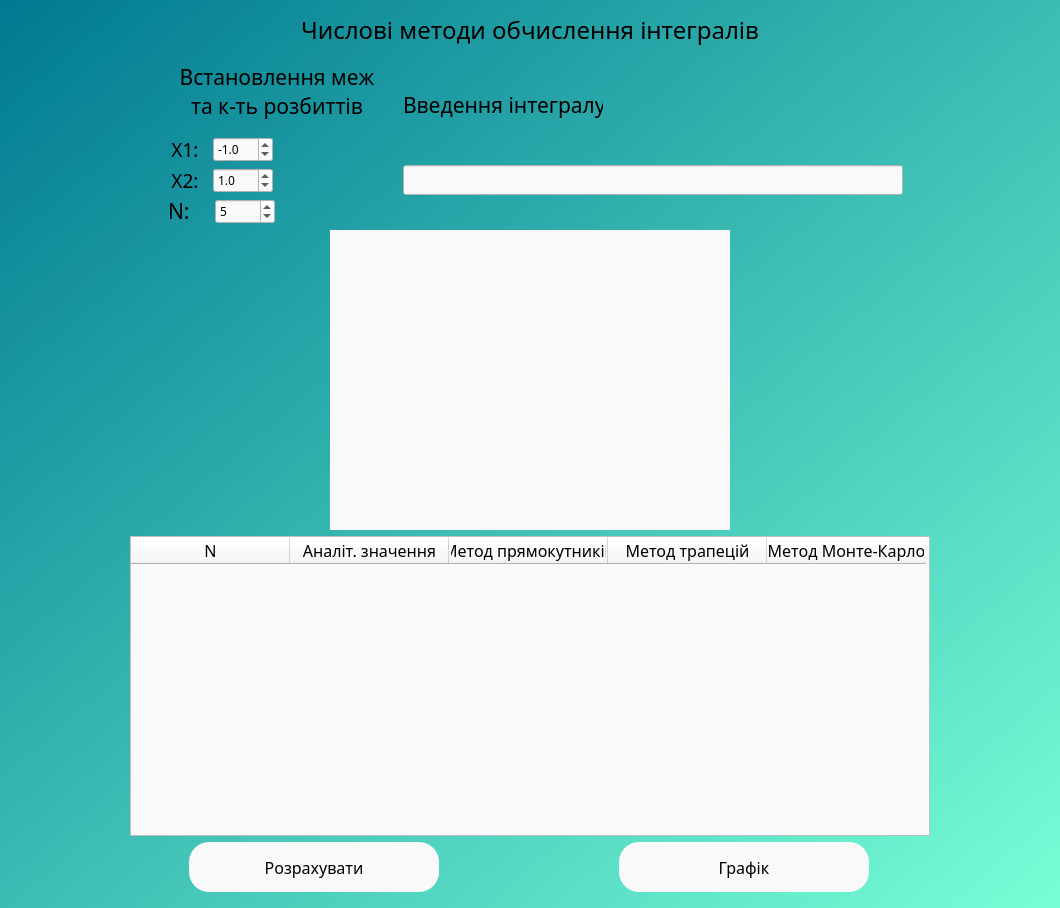
<?xml version="1.0" encoding="UTF-8"?>
<ui version="4.0">
 <class>MainWindow</class>
 <widget class="QMainWindow" name="MainWindow">
  <property name="geometry">
   <rect>
    <x>0</x>
    <y>0</y>
    <width>1060</width>
    <height>908</height>
   </rect>
  </property>
  <property name="font">
   <font>
    <family>Noto Sans SC</family>
   </font>
  </property>
  <property name="windowTitle">
   <string>MainWindow</string>
  </property>
  <property name="styleSheet">
   <string notr="true">background-color: qlineargradient(spread:pad, x1:0, y1:0, x2:1, y2:1, stop:0 rgba(0, 121, 145, 255), stop:1 rgba(120, 255, 214, 255));
font-family: Noto Sans SC;</string>
  </property>
  <widget class="QWidget" name="centralwidget">
   <layout class="QVBoxLayout" name="verticalLayout_4">
    <item>
     <spacer name="verticalSpacer">
      <property name="orientation">
       <enum>Qt::Orientation::Vertical</enum>
      </property>
      <property name="sizeHint" stdset="0">
       <size>
        <width>20</width>
        <height>40</height>
       </size>
      </property>
     </spacer>
    </item>
    <item>
     <widget class="QLabel" name="window_title">
      <property name="minimumSize">
       <size>
        <width>500</width>
        <height>30</height>
       </size>
      </property>
      <property name="font">
       <font>
        <family>Noto Sans SC</family>
        <pointsize>18</pointsize>
       </font>
      </property>
      <property name="styleSheet">
       <string notr="true">background: none;</string>
      </property>
      <property name="text">
       <string>Числові методи обчислення інтегралів</string>
      </property>
      <property name="alignment">
       <set>Qt::AlignmentFlag::AlignCenter</set>
      </property>
     </widget>
    </item>
    <item>
     <layout class="QHBoxLayout" name="horizontalLayout_4">
      <item>
       <spacer name="horizontalSpacer">
        <property name="orientation">
         <enum>Qt::Orientation::Horizontal</enum>
        </property>
        <property name="sizeHint" stdset="0">
         <size>
          <width>40</width>
          <height>20</height>
         </size>
        </property>
       </spacer>
      </item>
      <item>
       <layout class="QVBoxLayout" name="verticalLayout">
        <item>
         <widget class="QLabel" name="limits_title">
          <property name="minimumSize">
           <size>
            <width>240</width>
            <height>80</height>
           </size>
          </property>
          <property name="maximumSize">
           <size>
            <width>240</width>
            <height>80</height>
           </size>
          </property>
          <property name="font">
           <font>
            <family>Noto Sans SC</family>
            <pointsize>16</pointsize>
           </font>
          </property>
          <property name="styleSheet">
           <string notr="true">background: none;</string>
          </property>
          <property name="text">
           <string>Встановлення меж
та к-ть розбиттів</string>
          </property>
          <property name="scaledContents">
           <bool>false</bool>
          </property>
          <property name="alignment">
           <set>Qt::AlignmentFlag::AlignCenter</set>
          </property>
         </widget>
        </item>
        <item>
         <layout class="QHBoxLayout" name="horizontalLayout">
          <property name="spacing">
           <number>0</number>
          </property>
          <item>
           <widget class="QLabel" name="limit_x1">
            <property name="minimumSize">
             <size>
              <width>30</width>
              <height>20</height>
             </size>
            </property>
            <property name="maximumSize">
             <size>
              <width>30</width>
              <height>20</height>
             </size>
            </property>
            <property name="font">
             <font>
              <family>Noto Sans SC</family>
              <pointsize>14</pointsize>
             </font>
            </property>
            <property name="styleSheet">
             <string notr="true">background: none;</string>
            </property>
            <property name="text">
             <string>Х1:</string>
            </property>
            <property name="alignment">
             <set>Qt::AlignmentFlag::AlignCenter</set>
            </property>
           </widget>
          </item>
          <item>
           <widget class="QDoubleSpinBox" name="X1SpinBox">
            <property name="minimumSize">
             <size>
              <width>60</width>
              <height>0</height>
             </size>
            </property>
            <property name="maximumSize">
             <size>
              <width>60</width>
              <height>16777215</height>
             </size>
            </property>
            <property name="styleSheet">
             <string notr="true">background: #F9F9F9;</string>
            </property>
            <property name="alignment">
             <set>Qt::AlignmentFlag::AlignLeading|Qt::AlignmentFlag::AlignLeft|Qt::AlignmentFlag::AlignVCenter</set>
            </property>
            <property name="decimals">
             <number>1</number>
            </property>
            <property name="minimum">
             <double>-100.000000000000000</double>
            </property>
            <property name="singleStep">
             <double>0.100000000000000</double>
            </property>
            <property name="value">
             <double>-1.000000000000000</double>
            </property>
           </widget>
          </item>
          <item>
           <spacer name="horizontalSpacer_7">
            <property name="orientation">
             <enum>Qt::Orientation::Horizontal</enum>
            </property>
            <property name="sizeType">
             <enum>QSizePolicy::Policy::Fixed</enum>
            </property>
            <property name="sizeHint" stdset="0">
             <size>
              <width>110</width>
              <height>20</height>
             </size>
            </property>
           </spacer>
          </item>
         </layout>
        </item>
        <item>
         <layout class="QHBoxLayout" name="horizontalLayout_2">
          <property name="spacing">
           <number>0</number>
          </property>
          <property name="sizeConstraint">
           <enum>QLayout::SizeConstraint::SetDefaultConstraint</enum>
          </property>
          <item>
           <widget class="QLabel" name="limit_x2">
            <property name="minimumSize">
             <size>
              <width>30</width>
              <height>20</height>
             </size>
            </property>
            <property name="maximumSize">
             <size>
              <width>30</width>
              <height>20</height>
             </size>
            </property>
            <property name="font">
             <font>
              <family>Noto Sans SC</family>
              <pointsize>14</pointsize>
             </font>
            </property>
            <property name="styleSheet">
             <string notr="true">background: none;
margin: 0px;</string>
            </property>
            <property name="text">
             <string>Х2:</string>
            </property>
            <property name="alignment">
             <set>Qt::AlignmentFlag::AlignCenter</set>
            </property>
           </widget>
          </item>
          <item>
           <widget class="QDoubleSpinBox" name="X2SpinBox">
            <property name="minimumSize">
             <size>
              <width>60</width>
              <height>0</height>
             </size>
            </property>
            <property name="maximumSize">
             <size>
              <width>60</width>
              <height>16777215</height>
             </size>
            </property>
            <property name="styleSheet">
             <string notr="true">background: #F9F9F9;
margin: 0px;</string>
            </property>
            <property name="alignment">
             <set>Qt::AlignmentFlag::AlignLeading|Qt::AlignmentFlag::AlignLeft|Qt::AlignmentFlag::AlignVCenter</set>
            </property>
            <property name="decimals">
             <number>1</number>
            </property>
            <property name="minimum">
             <double>-100.000000000000000</double>
            </property>
            <property name="singleStep">
             <double>0.100000000000000</double>
            </property>
            <property name="value">
             <double>1.000000000000000</double>
            </property>
           </widget>
          </item>
          <item>
           <spacer name="horizontalSpacer_6">
            <property name="orientation">
             <enum>Qt::Orientation::Horizontal</enum>
            </property>
            <property name="sizeType">
             <enum>QSizePolicy::Policy::Fixed</enum>
            </property>
            <property name="sizeHint" stdset="0">
             <size>
              <width>110</width>
              <height>20</height>
             </size>
            </property>
           </spacer>
          </item>
         </layout>
        </item>
        <item>
         <layout class="QHBoxLayout" name="horizontalLayout_6">
          <item>
           <widget class="QLabel" name="accuracy_label">
            <property name="minimumSize">
             <size>
              <width>30</width>
              <height>20</height>
             </size>
            </property>
            <property name="maximumSize">
             <size>
              <width>30</width>
              <height>20</height>
             </size>
            </property>
            <property name="font">
             <font>
              <family>Noto Sans SC</family>
              <pointsize>16</pointsize>
             </font>
            </property>
            <property name="styleSheet">
             <string notr="true">background: none;
margin: 0px;</string>
            </property>
            <property name="text">
             <string>N:</string>
            </property>
           </widget>
          </item>
          <item>
           <widget class="QSpinBox" name="AccuracySpinBox">
            <property name="minimumSize">
             <size>
              <width>60</width>
              <height>0</height>
             </size>
            </property>
            <property name="maximumSize">
             <size>
              <width>60</width>
              <height>16777215</height>
             </size>
            </property>
            <property name="styleSheet">
             <string notr="true">background: #F9F9F9;
margin: 0px;</string>
            </property>
            <property name="maximum">
             <number>100</number>
            </property>
            <property name="value">
             <number>5</number>
            </property>
           </widget>
          </item>
          <item>
           <spacer name="horizontalSpacer_5">
            <property name="orientation">
             <enum>Qt::Orientation::Horizontal</enum>
            </property>
            <property name="sizeType">
             <enum>QSizePolicy::Policy::Fixed</enum>
            </property>
            <property name="sizeHint" stdset="0">
             <size>
              <width>110</width>
              <height>20</height>
             </size>
            </property>
           </spacer>
          </item>
         </layout>
        </item>
       </layout>
      </item>
      <item>
       <layout class="QVBoxLayout" name="verticalLayout_3">
        <item>
         <widget class="QLabel" name="function_label">
          <property name="minimumSize">
           <size>
            <width>200</width>
            <height>50</height>
           </size>
          </property>
          <property name="maximumSize">
           <size>
            <width>200</width>
            <height>50</height>
           </size>
          </property>
          <property name="font">
           <font>
            <family>Noto Sans SC</family>
            <pointsize>16</pointsize>
           </font>
          </property>
          <property name="styleSheet">
           <string notr="true">background: none;</string>
          </property>
          <property name="text">
           <string>Введення інтегралу</string>
          </property>
          <property name="alignment">
           <set>Qt::AlignmentFlag::AlignLeading|Qt::AlignmentFlag::AlignLeft|Qt::AlignmentFlag::AlignVCenter</set>
          </property>
         </widget>
        </item>
        <item>
         <widget class="QLineEdit" name="function_input">
          <property name="minimumSize">
           <size>
            <width>500</width>
            <height>30</height>
           </size>
          </property>
          <property name="maximumSize">
           <size>
            <width>500</width>
            <height>30</height>
           </size>
          </property>
          <property name="font">
           <font>
            <family>Noto Sans SC</family>
            <pointsize>14</pointsize>
           </font>
          </property>
          <property name="styleSheet">
           <string notr="true">background: #F9F9F9;</string>
          </property>
          <property name="alignment">
           <set>Qt::AlignmentFlag::AlignLeading|Qt::AlignmentFlag::AlignLeft|Qt::AlignmentFlag::AlignVCenter</set>
          </property>
         </widget>
        </item>
       </layout>
      </item>
      <item>
       <spacer name="horizontalSpacer_2">
        <property name="orientation">
         <enum>Qt::Orientation::Horizontal</enum>
        </property>
        <property name="sizeHint" stdset="0">
         <size>
          <width>40</width>
          <height>20</height>
         </size>
        </property>
       </spacer>
      </item>
     </layout>
    </item>
    <item>
     <layout class="QHBoxLayout" name="horizontalLayout_7">
      <item>
       <widget class="QLabel" name="img_place">
        <property name="minimumSize">
         <size>
          <width>400</width>
          <height>300</height>
         </size>
        </property>
        <property name="maximumSize">
         <size>
          <width>400</width>
          <height>300</height>
         </size>
        </property>
        <property name="styleSheet">
         <string notr="true">background: #F9F9F9;</string>
        </property>
        <property name="text">
         <string/>
        </property>
        <property name="alignment">
         <set>Qt::AlignmentFlag::AlignCenter</set>
        </property>
       </widget>
      </item>
     </layout>
    </item>
    <item>
     <layout class="QHBoxLayout" name="horizontalLayout_3">
      <item>
       <spacer name="horizontalSpacer_3">
        <property name="orientation">
         <enum>Qt::Orientation::Horizontal</enum>
        </property>
        <property name="sizeHint" stdset="0">
         <size>
          <width>40</width>
          <height>20</height>
         </size>
        </property>
       </spacer>
      </item>
      <item>
       <widget class="QTableWidget" name="results_table">
        <property name="minimumSize">
         <size>
          <width>800</width>
          <height>300</height>
         </size>
        </property>
        <property name="maximumSize">
         <size>
          <width>800</width>
          <height>300</height>
         </size>
        </property>
        <property name="font">
         <font>
          <family>Noto Sans SC</family>
          <pointsize>-1</pointsize>
         </font>
        </property>
        <property name="styleSheet">
         <string notr="true">background: #F9F9F9;
font-family: Noto Sans SC;
font-size: 16px;</string>
        </property>
        <property name="verticalScrollBarPolicy">
         <enum>Qt::ScrollBarPolicy::ScrollBarAlwaysOff</enum>
        </property>
        <property name="sizeAdjustPolicy">
         <enum>QAbstractScrollArea::SizeAdjustPolicy::AdjustIgnored</enum>
        </property>
        <property name="gridStyle">
         <enum>Qt::PenStyle::SolidLine</enum>
        </property>
        <attribute name="horizontalHeaderCascadingSectionResizes">
         <bool>false</bool>
        </attribute>
        <attribute name="horizontalHeaderDefaultSectionSize">
         <number>159</number>
        </attribute>
        <attribute name="horizontalHeaderStretchLastSection">
         <bool>false</bool>
        </attribute>
        <attribute name="verticalHeaderCascadingSectionResizes">
         <bool>false</bool>
        </attribute>
        <attribute name="verticalHeaderStretchLastSection">
         <bool>false</bool>
        </attribute>
        <column>
         <property name="text">
          <string>N</string>
         </property>
        </column>
        <column>
         <property name="text">
          <string>Аналіт. значення</string>
         </property>
        </column>
        <column>
         <property name="text">
          <string>Метод прямокутників</string>
         </property>
        </column>
        <column>
         <property name="text">
          <string>Метод трапецій</string>
         </property>
        </column>
        <column>
         <property name="text">
          <string>Метод Монте-Карло</string>
         </property>
        </column>
       </widget>
      </item>
      <item>
       <spacer name="horizontalSpacer_4">
        <property name="orientation">
         <enum>Qt::Orientation::Horizontal</enum>
        </property>
        <property name="sizeHint" stdset="0">
         <size>
          <width>40</width>
          <height>20</height>
         </size>
        </property>
       </spacer>
      </item>
     </layout>
    </item>
    <item>
     <layout class="QHBoxLayout" name="horizontalLayout_5">
      <property name="spacing">
       <number>0</number>
      </property>
      <property name="sizeConstraint">
       <enum>QLayout::SizeConstraint::SetMinAndMaxSize</enum>
      </property>
      <property name="topMargin">
       <number>0</number>
      </property>
      <property name="rightMargin">
       <number>0</number>
      </property>
      <item>
       <widget class="QPushButton" name="calc_btn">
        <property name="minimumSize">
         <size>
          <width>250</width>
          <height>50</height>
         </size>
        </property>
        <property name="maximumSize">
         <size>
          <width>250</width>
          <height>50</height>
         </size>
        </property>
        <property name="styleSheet">
         <string notr="true">QPushButton{
background: #F9F9F9;
border-radius: 20px;

font-family: 'Noto Sans SC';
font-size: 16px;
}

QPushButton:pressed{
  background-color: #95BFFF;     
}
QPushButton:hover:!pressed
{
  background-color: #DFECFF;
}</string>
        </property>
        <property name="text">
         <string>Розрахувати</string>
        </property>
       </widget>
      </item>
      <item>
       <widget class="QPushButton" name="chart_btn">
        <property name="minimumSize">
         <size>
          <width>250</width>
          <height>50</height>
         </size>
        </property>
        <property name="maximumSize">
         <size>
          <width>250</width>
          <height>50</height>
         </size>
        </property>
        <property name="styleSheet">
         <string notr="true">QPushButton{
background: #F9F9F9;
border-radius: 20px;

font-family: 'Noto Sans SC';
font-size: 16px;
}

QPushButton:pressed{
  background-color: #95BFFF;     
}
QPushButton:hover:!pressed
{
  background-color: #DFECFF;
}</string>
        </property>
        <property name="text">
         <string>Графік</string>
        </property>
       </widget>
      </item>
     </layout>
    </item>
    <item>
     <spacer name="verticalSpacer_2">
      <property name="orientation">
       <enum>Qt::Orientation::Vertical</enum>
      </property>
      <property name="sizeHint" stdset="0">
       <size>
        <width>20</width>
        <height>40</height>
       </size>
      </property>
     </spacer>
    </item>
   </layout>
  </widget>
 </widget>
 <resources/>
 <connections/>
</ui>
